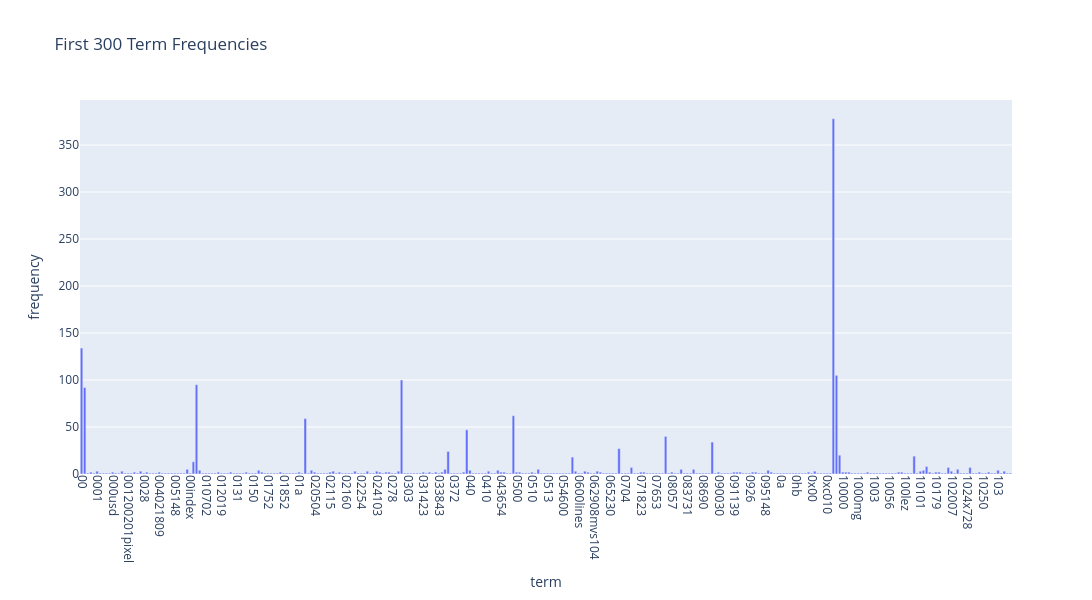

Notebook code for this chart:
### Markdown cell above
### >>> **Exercise 12 (take home):**
If you want a nicer interactive visualization here, I would encourage you try to install and use plotly to achieve this.

### Code cell
# Answer here
import plotly.express as px

terms = count_vect.get_feature_names_out()[:300]
freqs = term_frequencies[:300]
df = pd.DataFrame({"term": terms, "frequency": freqs})

fig = px.bar(df, x="term", y="frequency", title="First 300 Term Frequencies")
fig.update_layout(
    xaxis_tickangle=90,
    width=2000,
    height=600,
)
fig.show()

### Figure 1 — Plotly figure (JSON) as saved in the notebook; plotly's stock layout.template omitted (floating-point values rounded to 4 significant figures; data arrays with more than 128 entries replaced by an {"elided": "..."} marker saying what was removed)
{"data": [{"hovertemplate": "term=%{x}<br>frequency=%{y}<extra></extra>", "legendgroup": "", "marker": {"color": "#636efa", "pattern": {"shape": ""}}, "name": "", "orientation": "v", "showlegend": false, "textposition": "auto", "type": "bar", "x": {"elided": "300 str values"}, "xaxis": "x", "y": {"elided": "300 int values"}, "yaxis": "y"}], "layout": {"barmode": "relative", "height": 600, "legend": {"tracegroupgap": 0}, "title": {"text": "First 300 Term Frequencies"}, "width": 2000, "xaxis": {"anchor": "y", "domain": [0, 1], "tickangle": 90, "title": {"text": "term"}}, "yaxis": {"anchor": "x", "domain": [0, 1], "title": {"text": "frequency"}}}}
